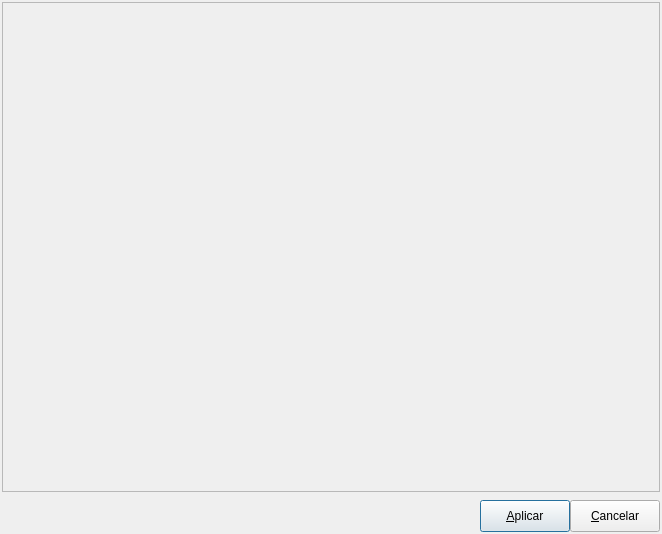
<?xml version="1.0" encoding="UTF-8"?>
<ui version="4.0">
 <class>FormBasico</class>
 <widget class="QDialog" name="FormBasico">
  <property name="windowModality">
   <enum>Qt::ApplicationModal</enum>
  </property>
  <property name="geometry">
   <rect>
    <x>0</x>
    <y>0</y>
    <width>662</width>
    <height>534</height>
   </rect>
  </property>
  <property name="minimumSize">
   <size>
    <width>250</width>
    <height>0</height>
   </size>
  </property>
  <property name="windowTitle">
   <string>Dialog</string>
  </property>
  <property name="windowIcon">
   <iconset resource="../res/resources.qrc">
    <normaloff>:/icones/icones/pgsqlModeler48x48.png</normaloff>:/icones/icones/pgsqlModeler48x48.png</iconset>
  </property>
  <layout class="QGridLayout" name="gridLayout_2">
   <property name="margin">
    <number>2</number>
   </property>
   <item row="0" column="0">
    <widget class="QStackedWidget" name="widgetgeral_wgt">
     <property name="minimumSize">
      <size>
       <width>0</width>
       <height>40</height>
      </size>
     </property>
     <property name="frameShape">
      <enum>QFrame::StyledPanel</enum>
     </property>
     <property name="frameShadow">
      <enum>QFrame::Raised</enum>
     </property>
     <property name="currentIndex">
      <number>0</number>
     </property>
     <widget class="QWidget" name="pg1">
      <layout class="QGridLayout" name="gridLayout_9">
       <property name="margin">
        <number>0</number>
       </property>
       <property name="spacing">
        <number>0</number>
       </property>
      </layout>
     </widget>
    </widget>
   </item>
   <item row="1" column="0">
    <widget class="QWidget" name="widget" native="true">
     <property name="autoFillBackground">
      <bool>false</bool>
     </property>
     <property name="styleSheet">
      <string notr="true"/>
     </property>
     <layout class="QGridLayout" name="gridLayout">
      <property name="leftMargin">
       <number>0</number>
      </property>
      <property name="topMargin">
       <number>2</number>
      </property>
      <property name="rightMargin">
       <number>0</number>
      </property>
      <property name="bottomMargin">
       <number>0</number>
      </property>
      <item row="0" column="0">
       <layout class="QGridLayout" name="botoes_lt">
        <property name="leftMargin">
         <number>4</number>
        </property>
        <property name="bottomMargin">
         <number>0</number>
        </property>
        <property name="spacing">
         <number>0</number>
        </property>
        <item row="0" column="0">
         <widget class="QLabel" name="label">
          <property name="sizePolicy">
           <sizepolicy hsizetype="Expanding" vsizetype="Fixed">
            <horstretch>0</horstretch>
            <verstretch>0</verstretch>
           </sizepolicy>
          </property>
          <property name="minimumSize">
           <size>
            <width>127</width>
            <height>30</height>
           </size>
          </property>
          <property name="styleSheet">
           <string notr="true"/>
          </property>
          <property name="text">
           <string/>
          </property>
          <property name="textFormat">
           <enum>Qt::PlainText</enum>
          </property>
          <property name="pixmap">
           <pixmap resource="../res/resources.qrc">:/imagens/imagens/pgmodeler_name.png</pixmap>
          </property>
         </widget>
        </item>
        <item row="0" column="1">
         <widget class="QPushButton" name="aplicar_ok_btn">
          <property name="minimumSize">
           <size>
            <width>90</width>
            <height>32</height>
           </size>
          </property>
          <property name="maximumSize">
           <size>
            <width>90</width>
            <height>16777215</height>
           </size>
          </property>
          <property name="autoFillBackground">
           <bool>false</bool>
          </property>
          <property name="styleSheet">
           <string notr="true"/>
          </property>
          <property name="text">
           <string>&amp;Aplicar</string>
          </property>
          <property name="icon">
           <iconset resource="../res/resources.qrc">
            <normaloff>:/icones/icones/confirmar.png</normaloff>:/icones/icones/confirmar.png</iconset>
          </property>
          <property name="autoRepeat">
           <bool>false</bool>
          </property>
          <property name="default">
           <bool>true</bool>
          </property>
         </widget>
        </item>
        <item row="0" column="2">
         <widget class="QPushButton" name="cancelar_btn">
          <property name="minimumSize">
           <size>
            <width>90</width>
            <height>32</height>
           </size>
          </property>
          <property name="maximumSize">
           <size>
            <width>90</width>
            <height>16777215</height>
           </size>
          </property>
          <property name="autoFillBackground">
           <bool>false</bool>
          </property>
          <property name="styleSheet">
           <string notr="true"/>
          </property>
          <property name="text">
           <string>&amp;Cancelar</string>
          </property>
          <property name="icon">
           <iconset resource="../res/resources.qrc">
            <normaloff>:/icones/icones/fechar1.png</normaloff>:/icones/icones/fechar1.png</iconset>
          </property>
          <property name="autoRepeat">
           <bool>false</bool>
          </property>
          <property name="flat">
           <bool>false</bool>
          </property>
         </widget>
        </item>
       </layout>
      </item>
     </layout>
    </widget>
   </item>
  </layout>
 </widget>
 <resources>
  <include location="../res/resources.qrc"/>
 </resources>
 <connections/>
</ui>
